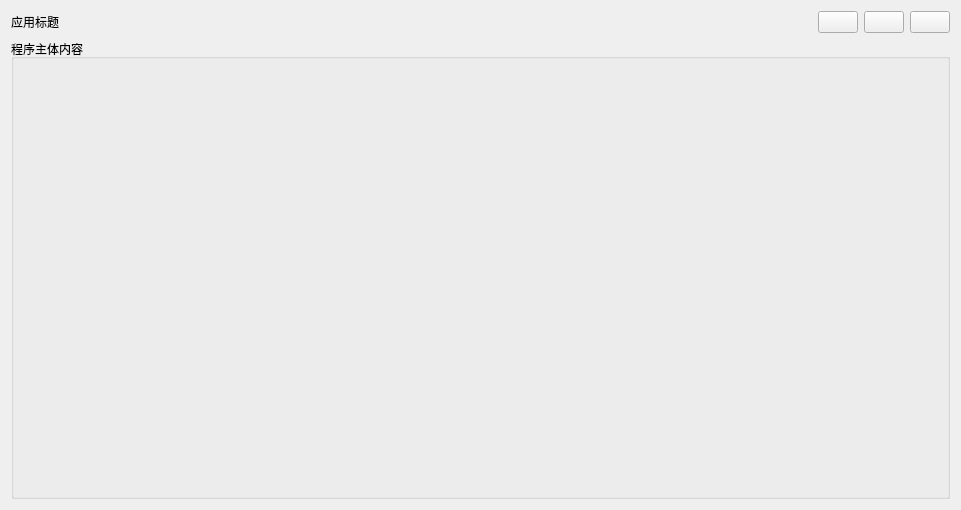
<?xml version="1.0" encoding="UTF-8"?>
<ui version="4.0">
 <class>QtDemo</class>
 <widget class="QWidget" name="QtDemo">
  <property name="geometry">
   <rect>
    <x>0</x>
    <y>0</y>
    <width>961</width>
    <height>510</height>
   </rect>
  </property>
  <property name="windowTitle">
   <string>QtDemo</string>
  </property>
  <layout class="QVBoxLayout" name="verticalLayout" stretch="0,1">
   <item>
    <layout class="QHBoxLayout" name="Layout_Title" stretch="0,1,0,0,0">
     <item>
      <widget class="QLabel" name="label">
       <property name="text">
        <string>应用标题</string>
       </property>
      </widget>
     </item>
     <item>
      <spacer name="horizontalSpacer">
       <property name="orientation">
        <enum>Qt::Horizontal</enum>
       </property>
       <property name="sizeHint" stdset="0">
        <size>
         <width>40</width>
         <height>20</height>
        </size>
       </property>
      </spacer>
     </item>
     <item>
      <widget class="QPushButton" name="pushButton_min">
       <property name="text">
        <string/>
       </property>
      </widget>
     </item>
     <item>
      <widget class="QPushButton" name="pushButton_max">
       <property name="text">
        <string/>
       </property>
      </widget>
     </item>
     <item>
      <widget class="QPushButton" name="pushButton_close">
       <property name="text">
        <string/>
       </property>
      </widget>
     </item>
    </layout>
   </item>
   <item>
    <widget class="QGroupBox" name="groupBox">
     <property name="title">
      <string>程序主体内容</string>
     </property>
    </widget>
   </item>
  </layout>
 </widget>
 <layoutdefault spacing="6" margin="11"/>
 <resources/>
 <connections/>
</ui>
